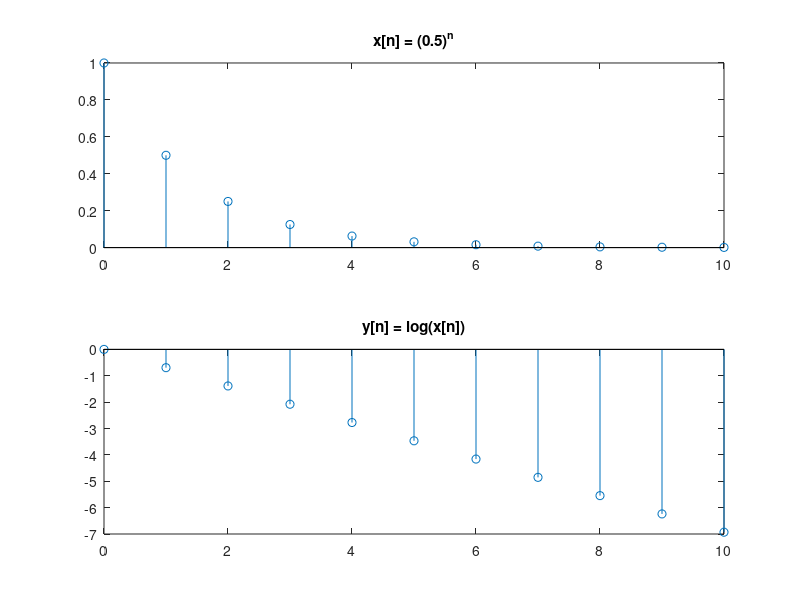

Source code (MATLAB):
n = 0:10;
x = 0.5.^n; % x[n] = (0.5)^n

% 计算 y[n]
y = log(x);

figure;
subplot(2,1,1);
stem(n, x);
title('x[n] = (0.5)^n');
subplot(2,1,2);
stem(n, y);
title('y[n] = log(x[n])');